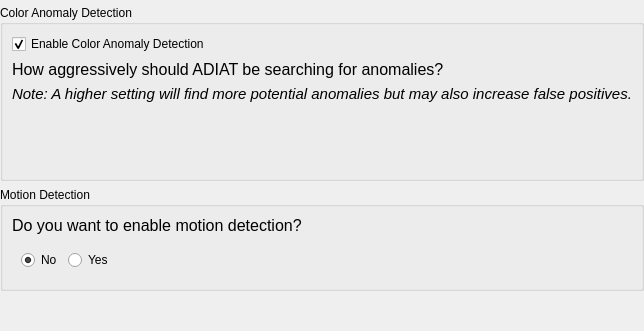
<?xml version="1.0" encoding="UTF-8"?>
<ui version="4.0">
 <class>ColorAnomalyAndMotionDetectionWizard</class>
 <widget class="QWidget" name="ColorAnomalyAndMotionDetectionWizard">
  <layout class="QVBoxLayout" name="verticalLayout_root">
   <property name="leftMargin"><number>0</number></property>
   <property name="topMargin"><number>5</number></property>
   <property name="rightMargin"><number>0</number></property>
   <property name="bottomMargin"><number>0</number></property>
   <item>
    <widget class="QGroupBox" name="groupBox_color">
     <property name="title"><string>Color Anomaly Detection</string></property>
     <layout class="QVBoxLayout" name="verticalLayout_color">
      <item>
       <widget class="QCheckBox" name="enableColorCheckBox">
        <property name="text"><string>Enable Color Anomaly Detection</string></property>
        <property name="checked"><bool>true</bool></property>
       </widget>
      </item>
      <item>
       <widget class="QLabel" name="labelAggressiveness">
        <property name="font">
         <font>
          <pointsize>12</pointsize>
         </font>
        </property>
        <property name="text"><string>How aggressively should ADIAT be searching for anomalies?</string></property>
       </widget>
      </item>
      <item>
       <widget class="QLabel" name="labelNote">
        <property name="font">
         <font>
          <pointsize>11</pointsize>
          <italic>true</italic>
         </font>
        </property>
        <property name="text"><string>Note: A higher setting will find more potential anomalies but may also increase false positives.</string></property>
       </widget>
      </item>
      <item>
       <widget class="QWidget" name="aggressivenessSliderPlaceholder" native="true">
        <property name="minimumSize">
         <size>
          <width>600</width>
          <height>60</height>
         </size>
        </property>
       </widget>
      </item>
     </layout>
    </widget>
   </item>
   <item>
    <widget class="QGroupBox" name="groupBox_motion">
     <property name="title"><string>Motion Detection</string></property>
     <layout class="QVBoxLayout" name="verticalLayout_motion">
      <item>
       <widget class="QLabel" name="labelMotionQuestion">
        <property name="font">
         <font>
          <pointsize>12</pointsize>
         </font>
        </property>
        <property name="text"><string>Do you want to enable motion detection?</string></property>
       </widget>
      </item>
      <item>
       <widget class="QWidget" name="widgetRadioButtons" native="true">
        <layout class="QHBoxLayout" name="horizontalLayout_radio">
         <item>
          <widget class="QRadioButton" name="radioMotionNo">
           <property name="text"><string>No</string></property>
           <property name="checked"><bool>true</bool></property>
          </widget>
         </item>
         <item>
          <widget class="QRadioButton" name="radioMotionYes">
           <property name="text"><string>Yes</string></property>
          </widget>
         </item>
         <item>
          <spacer name="horizontalSpacer_motion">
           <property name="orientation"><enum>Qt::Horizontal</enum></property>
           <property name="sizeType"><enum>QSizePolicy::Expanding</enum></property>
           <property name="sizeHint" stdset="0"><size><width>40</width><height>20</height></size></property>
          </spacer>
         </item>
        </layout>
       </widget>
      </item>
     </layout>
    </widget>
   </item>
   <item>
    <spacer name="verticalSpacer">
     <property name="orientation"><enum>Qt::Vertical</enum></property>
     <property name="sizeType"><enum>QSizePolicy::Expanding</enum></property>
     <property name="sizeHint" stdset="0"><size><width>20</width><height>40</height></size></property>
    </spacer>
   </item>
  </layout>
 </widget>
</ui>
